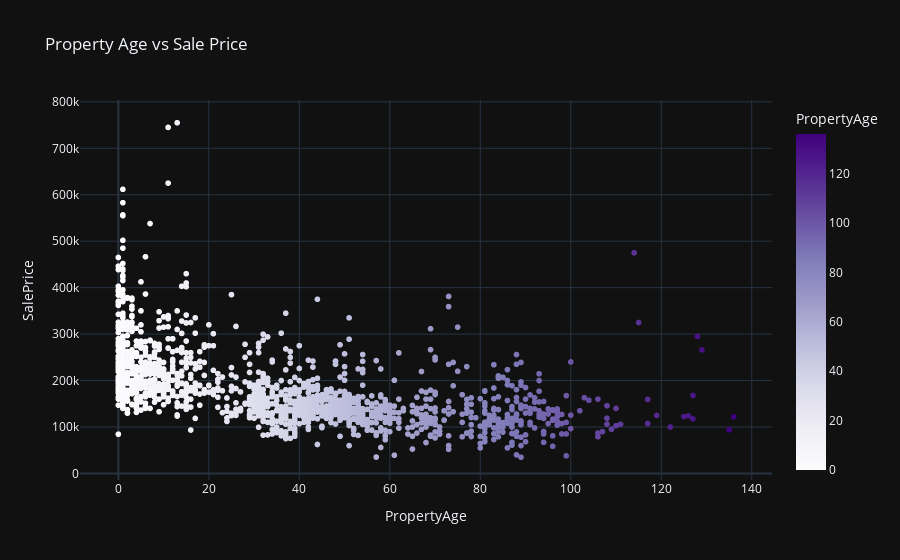

Notebook code cell kept with this figure:
### Code cell
# 5. Correlation Between Property Age and Sale Price
df['PropertyAge'] = df['YrSold'] - df['YearBuilt']
age_corr = df['PropertyAge'].corr(df['SalePrice'])
print(f"Correlation between Property Age and Sale Price: {age_corr:.2f}")

fig8 = px.scatter(df, x='PropertyAge', y='SalePrice', title='Property Age vs Sale Price',
                  color='PropertyAge', color_continuous_scale='Purples', template='plotly_dark')
fig8.show()

### Figure 1 — Plotly figure (JSON) as saved in the notebook; plotly's stock layout.template omitted (floating-point values rounded to 4 significant figures; data arrays with more than 128 entries replaced by an {"elided": "..."} marker saying what was removed)
{"data": [{"hovertemplate": "PropertyAge=%{marker.color}<br>SalePrice=%{y}<extra></extra>", "legendgroup": "", "marker": {"color": {"elided": "1460 int values"}, "coloraxis": "coloraxis", "symbol": "circle"}, "mode": "markers", "name": "", "showlegend": false, "type": "scattergl", "x": {"elided": "1460 int values"}, "xaxis": "x", "y": {"elided": "1460 int values"}, "yaxis": "y"}], "layout": {"coloraxis": {"colorbar": {"title": {"text": "PropertyAge"}}, "colorscale": [[0, "rgb(252,251,253)"], [0.125, "rgb(239,237,245)"], [0.25, "rgb(218,218,235)"], [0.375, "rgb(188,189,220)"], [0.5, "rgb(158,154,200)"], [0.625, "rgb(128,125,186)"], [0.75, "rgb(106,81,163)"], [0.875, "rgb(84,39,143)"], [1, "rgb(63,0,125)"]]}, "legend": {"tracegroupgap": 0}, "title": {"text": "Property Age vs Sale Price"}, "xaxis": {"anchor": "y", "domain": [0, 1], "title": {"text": "PropertyAge"}}, "yaxis": {"anchor": "x", "domain": [0, 1], "title": {"text": "SalePrice"}}}}
